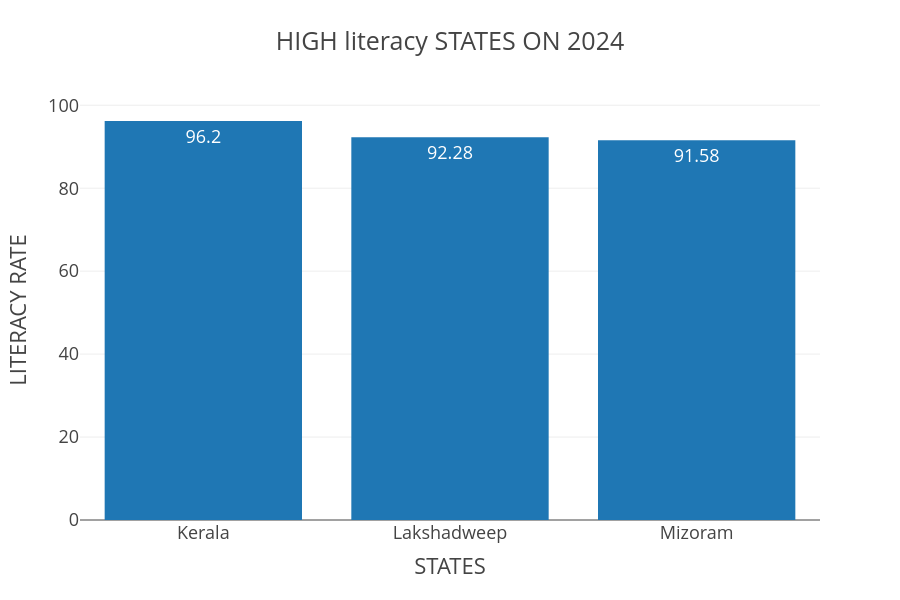

Source (notebook cell):
### Code cell
literacy_bar = px.bar(
    top_literacy.head(3),
    x="States/Uts",
    y="average (literacy rate)",
    text_auto=True,
    title="HIGH literacy STATES ON 2024",
    height=600,
    labels={"States/Uts": "STATES", "average (literacy rate)": "LITERACY RATE"},
    template="presentation",
)

literacy_bar.show(config=CHART_CONFIG)

### Figure 1 — Plotly figure (JSON) as saved in the notebook; plotly's stock layout.template omitted (floating-point values rounded to 4 significant figures)
{"data": [{"hovertemplate": "STATES=%{x}<br>LITERACY RATE=%{y}<extra></extra>", "legendgroup": "", "marker": {"color": "#1F77B4", "pattern": {"shape": ""}}, "name": "", "orientation": "v", "showlegend": false, "textposition": "auto", "texttemplate": "%{y}", "type": "bar", "x": ["Kerala", "Lakshadweep", "Mizoram"], "xaxis": "x", "y": [96.2, 92.28, 91.58], "yaxis": "y"}], "layout": {"barmode": "relative", "height": 600, "legend": {"tracegroupgap": 0}, "title": {"text": "HIGH literacy STATES ON 2024"}, "xaxis": {"anchor": "y", "domain": [0, 1], "title": {"text": "STATES"}}, "yaxis": {"anchor": "x", "domain": [0, 1], "title": {"text": "LITERACY RATE"}}}}
